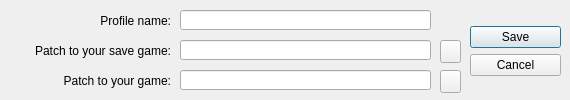
<?xml version="1.0" encoding="UTF-8"?>
<ui version="4.0">
 <class>DLG_Create</class>
 <widget class="QDialog" name="DLG_Create">
  <property name="geometry">
   <rect>
    <x>0</x>
    <y>0</y>
    <width>570</width>
    <height>100</height>
   </rect>
  </property>
  <property name="windowTitle">
   <string>PZ-CMF_Create</string>
  </property>
  <widget class="QDialogButtonBox" name="BTNBOX">
   <property name="geometry">
    <rect>
     <x>470</x>
     <y>0</y>
     <width>91</width>
     <height>101</height>
    </rect>
   </property>
   <property name="orientation">
    <enum>Qt::Vertical</enum>
   </property>
   <property name="standardButtons">
    <set>QDialogButtonBox::Cancel|QDialogButtonBox::Save</set>
   </property>
   <property name="centerButtons">
    <bool>true</bool>
   </property>
  </widget>
  <widget class="QLabel" name="LBL">
   <property name="geometry">
    <rect>
     <x>10</x>
     <y>10</y>
     <width>161</width>
     <height>21</height>
    </rect>
   </property>
   <property name="text">
    <string>Profile name:</string>
   </property>
   <property name="alignment">
    <set>Qt::AlignRight|Qt::AlignTrailing|Qt::AlignVCenter</set>
   </property>
  </widget>
  <widget class="QLineEdit" name="LNEdit_PN">
   <property name="geometry">
    <rect>
     <x>180</x>
     <y>10</y>
     <width>251</width>
     <height>20</height>
    </rect>
   </property>
  </widget>
  <widget class="QLabel" name="LBL_3">
   <property name="geometry">
    <rect>
     <x>20</x>
     <y>70</y>
     <width>151</width>
     <height>21</height>
    </rect>
   </property>
   <property name="text">
    <string>Patch to your game:</string>
   </property>
   <property name="alignment">
    <set>Qt::AlignRight|Qt::AlignTrailing|Qt::AlignVCenter</set>
   </property>
  </widget>
  <widget class="QLabel" name="LBL_2">
   <property name="geometry">
    <rect>
     <x>20</x>
     <y>40</y>
     <width>151</width>
     <height>21</height>
    </rect>
   </property>
   <property name="text">
    <string>Patch to your save game:</string>
   </property>
   <property name="alignment">
    <set>Qt::AlignRight|Qt::AlignTrailing|Qt::AlignVCenter</set>
   </property>
  </widget>
  <widget class="QLineEdit" name="LNEdit_PTYG">
   <property name="geometry">
    <rect>
     <x>180</x>
     <y>70</y>
     <width>251</width>
     <height>20</height>
    </rect>
   </property>
   <property name="readOnly">
    <bool>true</bool>
   </property>
  </widget>
  <widget class="QLineEdit" name="LNEdit_PTYSG">
   <property name="geometry">
    <rect>
     <x>180</x>
     <y>40</y>
     <width>251</width>
     <height>20</height>
    </rect>
   </property>
   <property name="readOnly">
    <bool>true</bool>
   </property>
  </widget>
  <widget class="QPushButton" name="PSHBTN_SYSG">
   <property name="geometry">
    <rect>
     <x>440</x>
     <y>40</y>
     <width>21</width>
     <height>23</height>
    </rect>
   </property>
   <property name="text">
    <string/>
   </property>
  </widget>
  <widget class="QPushButton" name="PSHBTN_SYG">
   <property name="geometry">
    <rect>
     <x>440</x>
     <y>70</y>
     <width>21</width>
     <height>23</height>
    </rect>
   </property>
   <property name="text">
    <string/>
   </property>
  </widget>
 </widget>
 <resources/>
 <connections>
  <connection>
   <sender>BTNBOX</sender>
   <signal>accepted()</signal>
   <receiver>DLG_Create</receiver>
   <slot>accept()</slot>
   <hints>
    <hint type="sourcelabel">
     <x>248</x>
     <y>254</y>
    </hint>
    <hint type="destinationlabel">
     <x>157</x>
     <y>274</y>
    </hint>
   </hints>
  </connection>
  <connection>
   <sender>BTNBOX</sender>
   <signal>rejected()</signal>
   <receiver>DLG_Create</receiver>
   <slot>reject()</slot>
   <hints>
    <hint type="sourcelabel">
     <x>316</x>
     <y>260</y>
    </hint>
    <hint type="destinationlabel">
     <x>286</x>
     <y>274</y>
    </hint>
   </hints>
  </connection>
 </connections>
</ui>
